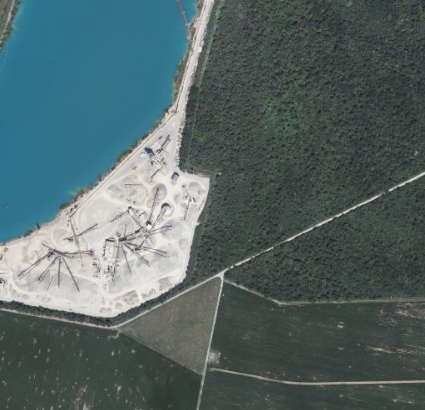
#> input picture segmentation/figs/dessenheim.png, 425 x 410 px
$ jupyter execute kmeans-appli.ipynb
#> lines starting #> are read from the running program, lines starting #| are printed output that depends on the picture
# Nuage de point 2D d'une image couleur ?

[cell 1]
import numpy as np
import skimage.io as io
import matplotlib.pyplot as plt
from sklearn.cluster import KMeans

[cell 2]
# Image
img = io.imread('dessenheim.png') / 255
w, h, d = img.shape
#> w = 410; h = 425; d = 4

# Transform to a 2D numpy array
img_array = np.reshape(img, (w * h, d))

# Segmentation number
Ns = [2, 4]

# Colors for segmentation
codebook = np.array([
    (21, 96, 100),
    (0, 196, 154),
    (248, 225, 108),
    (255, 194, 180)
    ]) / 255

# Display
fig, axs = plt.subplots(1, len(Ns)+1, figsize=(15,10))
axs[0].imshow(img)
axs[0].set_xticks([])
axs[0].set_yticks([])

# Segmentation
for i, N in enumerate(Ns):

    # Fitting model
    kmeans = KMeans(n_clusters=N, random_state=0).fit(img_array)

    # Labels
    labels = kmeans.predict(img_array)

    # Segmentation
    g = codebook[labels].reshape(w, h, -1)
    g = np.array(g*255, dtype=np.uint8)

    # Display
    axs[i+1].imshow(g)
    axs[i+1].set_xticks([])
    axs[i+1].set_yticks([])
#> this loop made 2 passes
#> pass 1, `g = codebook[labels].reshape(w, h, -1)`:
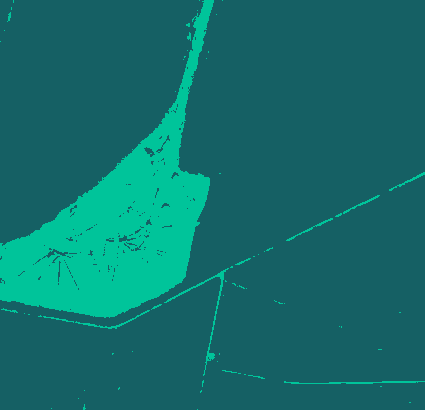
#> g: shape (410, 425, 3) float64; mean of channels 0, 1, 2 0.0702, 0.434, 0.423; drawn as R, G, B
#> pass 2, `g = codebook[labels].reshape(w, h, -1)`:
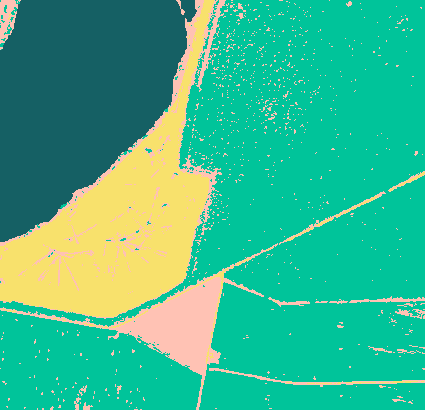
#> g: shape (410, 425, 3) float64; mean of channels 0, 1, 2 0.235, 0.712, 0.549; drawn as R, G, B

plt.tight_layout()
plt.savefig("kmeans-appli.svg", bbox_inches="tight")
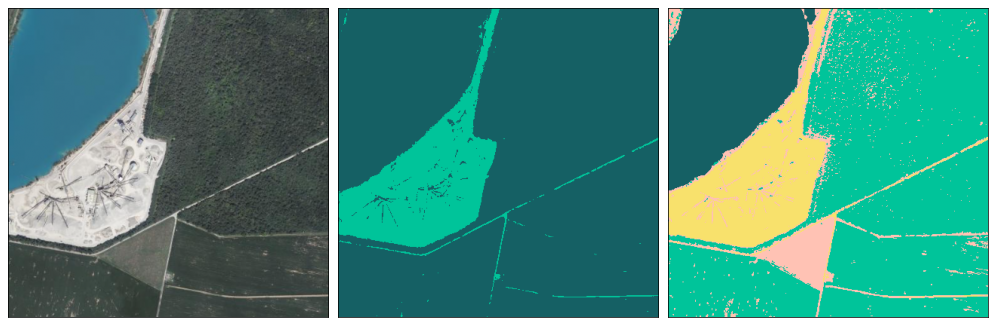
#> figure drawn by matplotlib, 3 panels
plt.show()

$ run again, with segmentation/figs/example-daisy.png copied over segmentation/figs/dessenheim.png
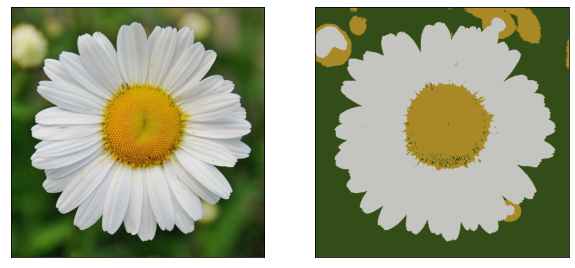
#> input picture segmentation/figs/example-daisy.png, 575 x 268 px
#> the loop `for i, N in enumerate(Ns):` made 2 passes
#> pass 1, `g = codebook[labels].reshape(w, h, -1)`:
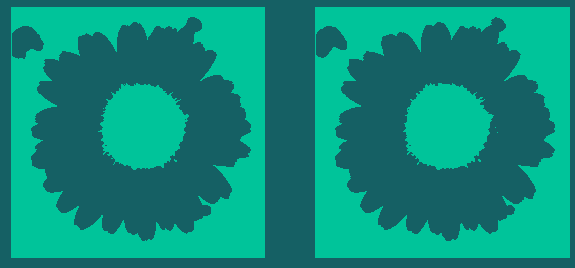
#> g: shape (268, 575, 3) float64; mean of channels 0, 1, 2 0.0461, 0.549, 0.485; drawn as R, G, B
#> `plt.savefig("kmeans-appli.svg", bbox_inches="tight")`:
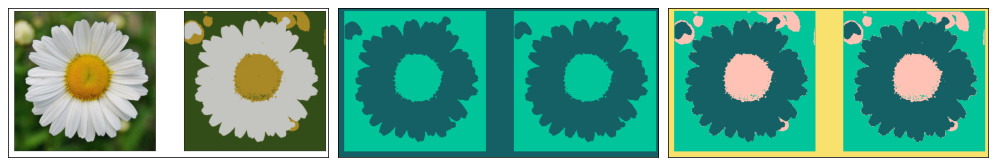
#> figure drawn by matplotlib, 3 panels
